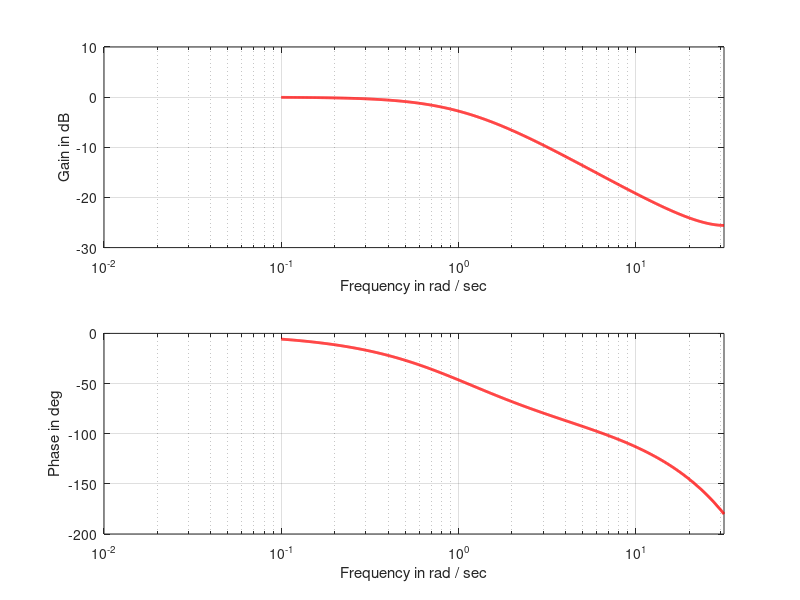
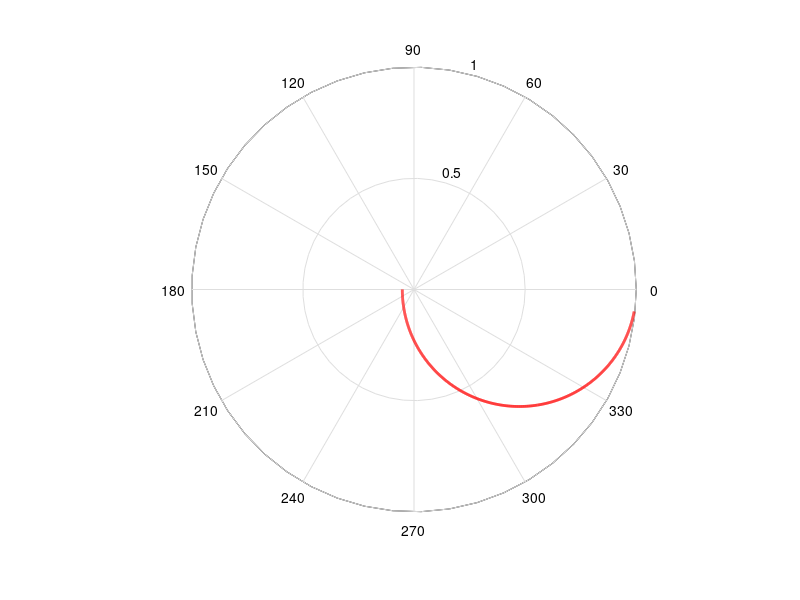

The MATLAB script that drew these images, in order:
% pkg load control % uncomment if running octave with control toolbox

numd = [0 0.1]; dend = [1 -0.9];  % Transfer function H(z) = 0.1/(z-0.9)
Ts = 0.1;
sysd = tf(numd,dend,Ts);
[amplitude,phase,w] = bode(sysd);
amplitude = reshape(amplitude,[length(amplitude) 1]);
phase = reshape(phase,[length(phase) 1]);

% Bode diagram
figure(1)
subplot(211)
semilogx(w,20*log10(amplitude),'r','Linewidth',2);
grid on; axis([0.01 pi/Ts -30 10]);
ylabel('Gain in dB'); xlabel('Frequency in rad / sec');
subplot(212)
semilogx(w,phase ,'r','Linewidth',2);
grid on; axis([0.01 pi/Ts -200 0]);
ylabel('Phase in deg'); xlabel('Frequency in rad / sec');

% Nyquist diagram
figure(2)
h1 = polar(phase*(pi/180), amplitude );
set(h1 ,'color','r','linewidth',2);
grid